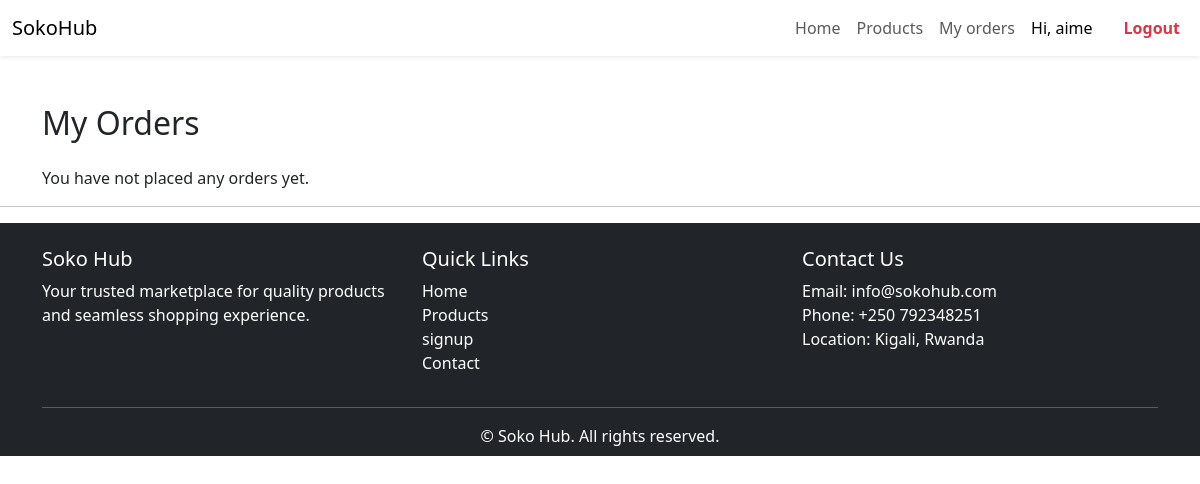
The app's page /my-orders/ (signed in), older data.
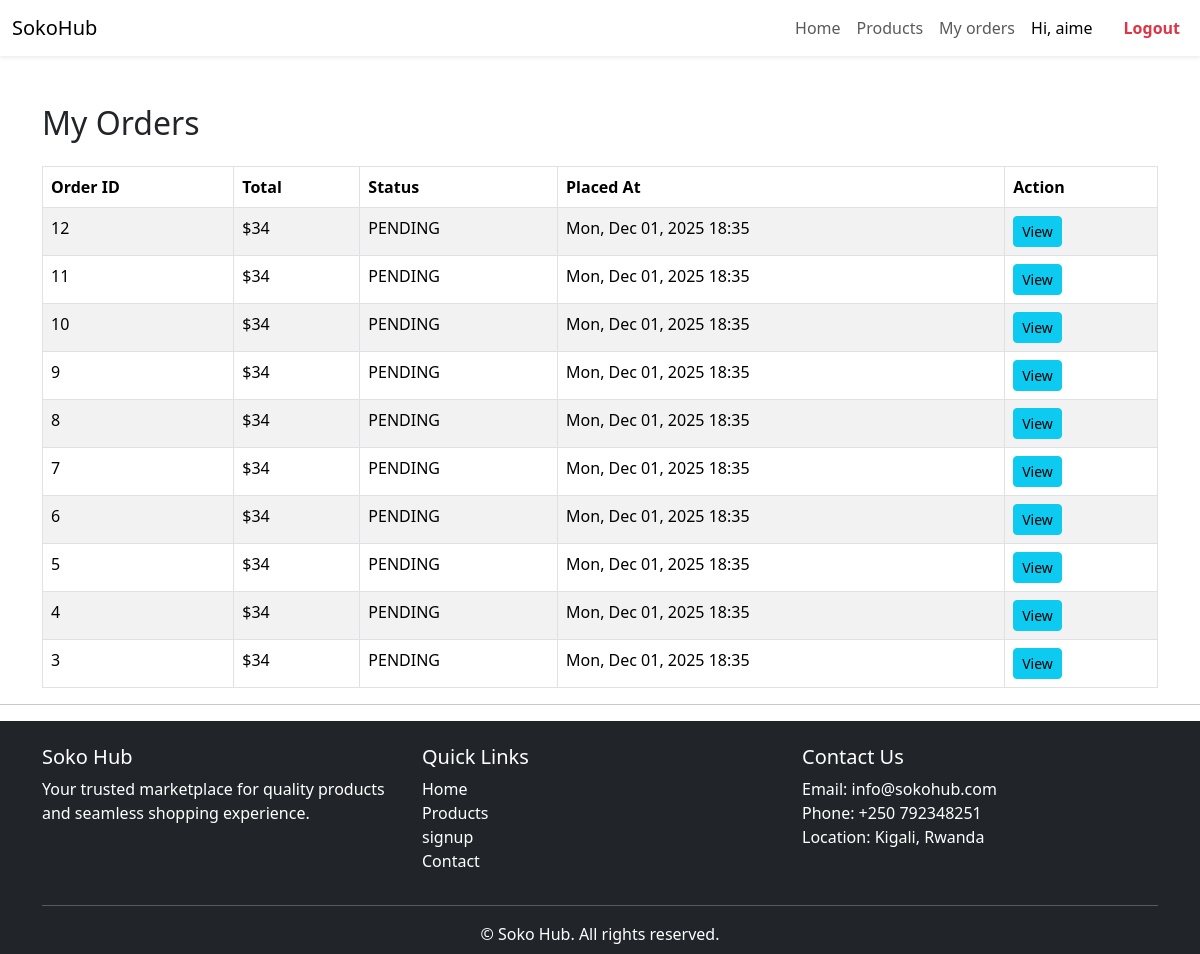
The same page, newer data.
### orders/models.py (models this page shows, shortened)
class Order(models.Model):
    STATUS_CHOICE = [
        ("PENDING","Pending"),
        ("PAID","Paid"),
        ("ACTIVE","Active")
    ]
    customer = models.ForeignKey('accounts.CustomUser',on_delete = models.CASCADE)
    phone = models.CharField( max_length=50)
    delivery_address = models.CharField(max_length=255)
    created_at  = models.DateTimeField(auto_now_add=True)
    status= models.CharField(max_length=255,choices = STATUS_CHOICE)
    total = models.IntegerField()

### orders/views.py (the view)
# urls.py: path("my-orders/", customer_orders, name="customer_orders"),
def customer_orders(request):
    orders = Order.objects.filter(customer=request.user).order_by('-created_at')
    context = {
        "orders": orders
    }
    return render(request, "orders/customer_orders.html", context)

### orders/templates/orders/customer_orders.html (shortened to what this page needs)
{% extends "accounts/base.html" %}
{% block content %}
<div class="container mt-5">
    <h2 class="mb-4">My Orders</h2>
    {% if orders %}
    <table class="table table-bordered table-striped">
        <thead>
            <tr>
                <th>Order ID</th>
                <th>Total</th>
                <th>Status</th>
                <th>Placed At</th>
                <th>Action</th>
            </tr>
        </thead>
        <tbody>
            {% for order in orders %}
            <tr>
                <td>{{ order.id }}</td>
                <td>${{ order.total }}</td>
                <td>{{ order.status }}</td>
                <td>{{ order.created_at|date:"D, M d, Y H:i" }}</td>
                <td>
                    <a href="{% url 'order_confirmation' order.id %}" class="btn btn-sm btn-info">View</a>
                </td>
            </tr>
            {% endfor %}
        </tbody>
    </table>
    {% else %}
    <p>You have not placed any orders yet.</p>
    {% endif %}
</div>
{% endblock %}

Row changes from the older to the newer data that the page shows:
added Order: id "12", total "34", status "PENDING", created_at "Mon, Dec 01, 2025 18:35"
added Order: id "11", total "34", status "PENDING", created_at "Mon, Dec 01, 2025 18:35"
added Order: id "10", total "34", status "PENDING", created_at "Mon, Dec 01, 2025 18:35"
added Order: id "9", total "34", status "PENDING", created_at "Mon, Dec 01, 2025 18:35"
added Order: id "8", total "34", status "PENDING", created_at "Mon, Dec 01, 2025 18:35"
added Order: id "7", total "34", status "PENDING", created_at "Mon, Dec 01, 2025 18:35"
added Order: id "6", total "34", status "PENDING", created_at "Mon, Dec 01, 2025 18:35"
added Order: id "5", total "34", status "PENDING", created_at "Mon, Dec 01, 2025 18:35"
added Order: id "4", total "34", status "PENDING", created_at "Mon, Dec 01, 2025 18:35"
added Order: id "3", total "34", status "PENDING", created_at "Mon, Dec 01, 2025 18:35"
Text that changed along with them:
text no longer shown: "You have not placed any orders yet."
text now shown: "Order ID Total Status Placed At Action"
